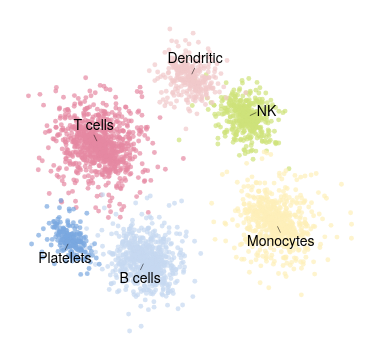

Vega-Lite specification stored for this chart:
### Vega-Lite specification from a JSON file in a GitHub repository (floating-point values rounded to 4 significant figures; data arrays with more than 128 entries replaced by an {"elided": "..."} marker saying what was removed)
{"background": null, "config": {"arc": {"fill": "#DBDBDB", "fillOpacity": 1.0, "innerRadius": 42.5, "padAngle": 0.03, "stroke": "black", "strokeOpacity": 1, "strokeWidth": 0.25}, "area": {"fill": "#DBDBDB", "fillOpacity": 1.0, "stroke": "black", "strokeOpacity": 1, "strokeWidth": 0.25}, "axis": {"domain": true, "domainCap": "round", "domainColor": "black", "domainWidth": 0.25, "grid": false, "gridCap": "round", "gridColor": "#F1F1F1", "gridDash": [0, 0], "gridOpacity": 1.0, "gridWidth": 0.25, "labelColor": "black", "labelFont": "Helvetica Neue", "labelFontSize": 7, "labelFontStyle": "normal", "labelFontWeight": 400, "offset": 4.5, "ticks": true, "tickCap": "round", "tickColor": "black", "tickRound": false, "tickSize": 3, "tickWidth": 0.25, "titleColor": "black", "titleFont": "Helvetica Neue", "titleFontSize": 7, "titleFontStyle": "normal", "titleFontWeight": 400}, "axisX": {"domain": true, "labelAlign": "center", "labelAngle": 0, "labels": true, "ticks": true, "translate": 0}, "axisY": {"domain": true, "labelAlign": "right", "labelAngle": 0, "labels": true, "ticks": true, "translate": 0}, "axisRight": {"domain": true, "labelAlign": "left", "labelAngle": 0, "labels": true, "ticks": true, "translate": 0}, "axisTop": {"domain": true, "labelAlign": "center", "labelAngle": 0, "labels": true, "ticks": true, "translate": 0}, "axisBand": {"tickOffset": 0}, "bar": {"fill": "#DBDBDB", "fillOpacity": 1.0, "stroke": "black", "strokeOpacity": 1, "strokeWidth": 0.25}, "boxplot": {"size": 15.3, "ticks": {"cornerRadius": 0.25, "fill": "black", "opacity": 1, "size": 7.65, "thickness": 0.25}, "box": {"fillOpacity": 1.0, "stroke": "black", "strokeOpacity": 1, "strokeWidth": 0.25}, "median": {"cornerRadius": 0, "fill": "black", "fillOpacity": 1.0, "opacity": 1, "size": 15.3, "thickness": 0.25}, "rule": {"fill": "black", "fillOpacity": 1.0, "size": 17.0, "stroke": "black", "strokeDash": [0, 0], "strokeOpacity": 1, "strokeWidth": 0.25}, "outliers": {"color": "black", "fill": "black", "fillOpacity": 1.0, "size": 0, "stroke": "black", "strokeOpacity": 1, "strokeWidth": 0.25}}, "circle": {"fill": "black", "fillOpacity": 1.0, "size": 0.85, "stroke": null, "strokeOpacity": 1, "strokeWidth": 0.25}, "errorband": {"band": {"fillOpacity": 0.6, "stroke": null, "strokeWidth": 0.25, "strokeOpacity": 1}, "borders": {"opacity": 0, "strokeOpacity": 0.25, "strokeWidth": 1}}, "errorbar": {"opacity": 1, "rule": {"strokeDash": [0, 0], "strokeWidth": 0.25}, "ticks": {"color": "black", "cornerRadius": 0.125, "opacity": 1, "size": 10.2, "thickness": 0.25}, "thickness": 0.25}, "font": "Helvetica Neue", "geoshape": {"fill": "#DBDBDB", "fillOpacity": 1.0, "stroke": "black", "strokeOpacity": 1, "strokeWidth": 0.25}, "header": {"labelColor": "black", "labelFont": "Helvetica Neue", "labelFontSize": 7, "labelFontStyle": "normal", "labelFontWeight": 400, "titleColor": "black", "titleFont": "Helvetica Neue", "titleFontSize": 7, "titleFontStyle": "normal", "titleFontWeight": 400, "titlePadding": 0}, "legend": {"disable": false, "offset": 4.5, "titlePadding": 4, "labelOffset": 2, "gradientLabelOffset": 2, "gradientLength": 85.0, "gradientThickness": 8.5, "gradientOpacity": 1.0, "gradientStrokeColor": "black", "gradientStrokeWidth": 0.25, "labelColor": "black", "labelFont": "Helvetica Neue", "labelFontSize": 7, "labelFontStyle": "normal", "labelFontWeight": 400, "strokeColor": "black", "strokeWidth": 0, "symbolSize": 42, "symbolStrokeColor": "black", "symbolStrokeWidth": 0.25, "titleColor": "black", "titleFont": "Helvetica Neue", "titleFontSize": 7, "titleFontStyle": "normal", "titleFontWeight": 400}, "line": {"color": "black", "stroke": "black", "strokeCap": "round", "strokeDash": [0, 0], "strokeOpacity": 1, "strokeWidth": 0.375}, "point": {"filled": true, "fill": "#DBDBDB", "fillOpacity": 1.0, "size": 8.5, "stroke": "black", "strokeOpacity": 1, "strokeWidth": 0.25}, "range": {"category": ["#C6D9F1", "#F1C9CB", "#FEF0B9", "#CEE37A", "#7AA8E0", "#E589A3", "#FDDD5D", "#68B961", "#4177B1", "#C35082", "#E5C227", "#438156"], "diverging": {"scheme": ["#C35082", "#CE6D94", "#D989A7", "#E2A4BA", "#EABFCE", "#F1DBE2", "#F6F6F6", "#D7E0EB", "#B9CBE0", "#9BB6D5", "#7DA1C9", "#5F8CBD", "#4177B1"]}, "heatmap": {"scheme": ["#32022B", "#43044D", "#4C196E", "#4D338C", "#484DA6", "#3A68BB", "#1D83CA", "#1D9CCB", "#23B5C9", "#28CDC5", "#4DE0B4", "#91EE9F"]}, "ordinal": {"scheme": ["#F1F1F1", "#DBDBDB", "#C6C6C6", "#B2B2B2", "#9D9D9D", "#898989", "#767676", "#636363", "#515151", "#404040", "#2F2F2F", "#1F1F1F"]}, "ramp": {"scheme": ["#32022B", "#43044D", "#4C196E", "#4D338C", "#484DA6", "#3A68BB", "#1D83CA", "#1D9CCB", "#23B5C9", "#28CDC5", "#4DE0B4", "#91EE9F"]}}, "rule": {"color": "black", "stroke": "black", "strokeCap": "round", "strokeDash": [2, 2], "strokeOpacity": 1, "strokeWidth": 0.25}, "scale": {"bandPaddingInner": 0.1, "bandPaddingOuter": 0.1, "round": false}, "rect": {"fill": "#DBDBDB", "fillOpacity": 1.0, "stroke": "black", "strokeOpacity": 1, "strokeWidth": 0.25}, "square": {"fill": "#DBDBDB", "fillOpacity": 1.0, "size": 17.0, "stroke": "black", "strokeOpacity": 1, "strokeWidth": 0.25}, "text": {"color": "black", "font": "Helvetica Neue", "fontSize": 7, "fontStyle": "normal", "fontWeight": 400}, "tick": {"color": "black", "cornerRadius": 0.125, "opacity": 1.0, "size": 15.3, "thickness": 0.25}, "title": {"anchor": "middle", "frame": "group", "color": "black", "font": "Helvetica Neue", "fontSize": 7, "fontStyle": "normal", "fontWeight": 400, "subtitleColor": "black", "subtitleFont": "Helvetica Neue", "subtitleFontSize": "Helvetica Neue", "subtitleFontStyle": "normal", "subtitleFontWeight": 400}, "trail": {"color": "black", "opacity": 1, "size": 0.375}, "view": {"continuousWidth": 180, "continuousHeight": 170, "discreteWidth": 180, "discreteHeight": 170, "fill": null, "stroke": null, "strokeWidth": 0.25}}, "layer": [{"data": {"name": "data-1d82db738f5081c0524a5ad5909a210b"}, "mark": {"type": "circle", "opacity": 0.7, "size": 6}, "encoding": {"color": {"field": "cell type", "legend": null, "type": "nominal"}, "x": {"axis": null, "field": "UMAP1", "type": "quantitative"}, "y": {"axis": null, "field": "UMAP2", "type": "quantitative"}}}, {"layer": [{"data": {"values": [{"__dysonsphere__": 1}]}, "mark": {"type": "rule", "strokeDash": [0, 0]}, "encoding": {"x": {"datum": -4.602, "scale": {"domain": [-9.301, 10.2], "nice": false, "padding": 0, "zero": false}}, "x2": {"datum": -4.748}, "y": {"datum": 2.257, "scale": {"domain": [-8.757, 9.143], "nice": false, "padding": 0, "zero": false}}, "y2": {"datum": 2.556}}}, {"data": {"values": [{"__dysonsphere__": 1}]}, "mark": {"type": "text", "align": "center", "baseline": "middle", "fontSize": 7}, "encoding": {"text": {"value": "T cells"}, "x": {"datum": -4.771}, "y": {"datum": 3.046}}}, {"data": {"values": [{"__dysonsphere__": 1}]}, "mark": {"type": "rule", "strokeDash": [0, 0]}, "encoding": {"x": {"datum": 3.712}, "x2": {"datum": 4.02}, "y": {"datum": 3.593}, "y2": {"datum": 3.735}}}, {"data": {"values": [{"__dysonsphere__": 1}]}, "mark": {"type": "text", "align": "left", "baseline": "middle", "fontSize": 7}, "encoding": {"text": {"value": "NK"}, "x": {"datum": 4.069}, "y": {"datum": 3.758}}}, {"data": {"values": [{"__dysonsphere__": 1}]}, "mark": {"type": "rule", "strokeDash": [0, 0]}, "encoding": {"x": {"datum": 5.195}, "x2": {"datum": 5.341}, "y": {"datum": -2.262}, "y2": {"datum": -2.562}}}, {"data": {"values": [{"__dysonsphere__": 1}]}, "mark": {"type": "text", "align": "center", "baseline": "middle", "fontSize": 7}, "encoding": {"text": {"value": "Monocytes"}, "x": {"datum": 5.364}, "y": {"datum": -3.052}}}, {"data": {"values": [{"__dysonsphere__": 1}]}, "mark": {"type": "rule", "strokeDash": [0, 0]}, "encoding": {"x": {"datum": -6.163}, "x2": {"datum": -6.309}, "y": {"datum": -3.187}, "y2": {"datum": -3.486}}}, {"data": {"values": [{"__dysonsphere__": 1}]}, "mark": {"type": "text", "align": "center", "baseline": "middle", "fontSize": 7}, "encoding": {"text": {"value": "Platelets"}, "x": {"datum": -6.332}, "y": {"datum": -3.976}}}, {"data": {"values": [{"__dysonsphere__": 1}]}, "mark": {"type": "rule", "strokeDash": [0, 0]}, "encoding": {"x": {"datum": -2.085}, "x2": {"datum": -2.231}, "y": {"datum": -4.231}, "y2": {"datum": -4.53}}}, {"data": {"values": [{"__dysonsphere__": 1}]}, "mark": {"type": "text", "align": "center", "baseline": "middle", "fontSize": 7}, "encoding": {"text": {"value": "B cells"}, "x": {"datum": -2.254}, "y": {"datum": -5.02}}}, {"data": {"values": [{"__dysonsphere__": 1}]}, "mark": {"type": "rule", "strokeDash": [0, 0]}, "encoding": {"x": {"datum": 0.5542}, "x2": {"datum": 0.7002}, "y": {"datum": 5.779}, "y2": {"datum": 6.079}}}, {"data": {"values": [{"__dysonsphere__": 1}]}, "mark": {"type": "text", "align": "center", "baseline": "middle", "fontSize": 7}, "encoding": {"text": {"value": "Dendritic"}, "x": {"datum": 0.7234}, "y": {"datum": 6.568}}}]}], "view": {"stroke": null}, "$schema": "https://vega.github.io/schema/vega-lite/v6.4.1.json", "datasets": {"data-1d82db738f5081c0524a5ad5909a210b": {"elided": "3150 records"}}}
